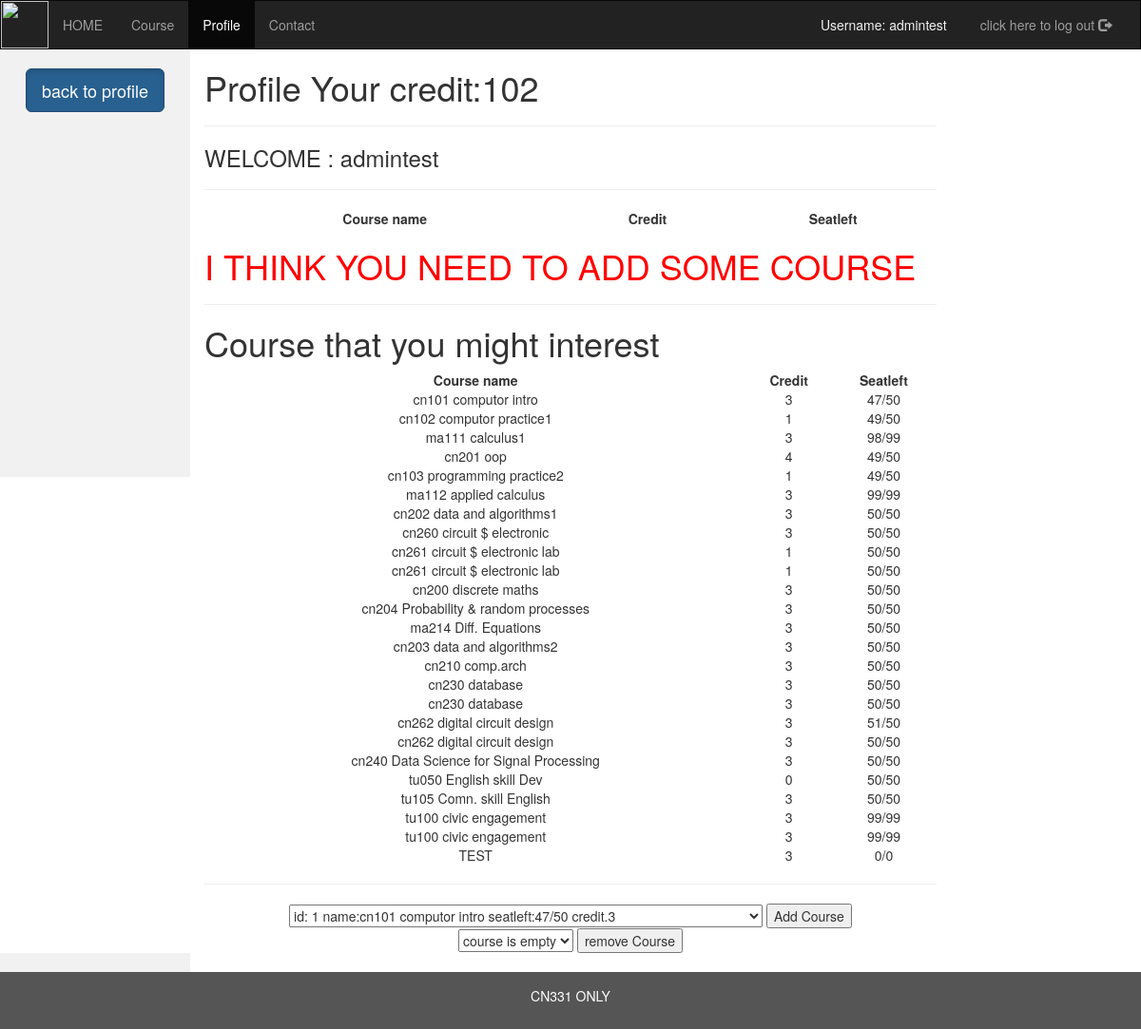
Page /user/reg (signed in) on the earlier database version.
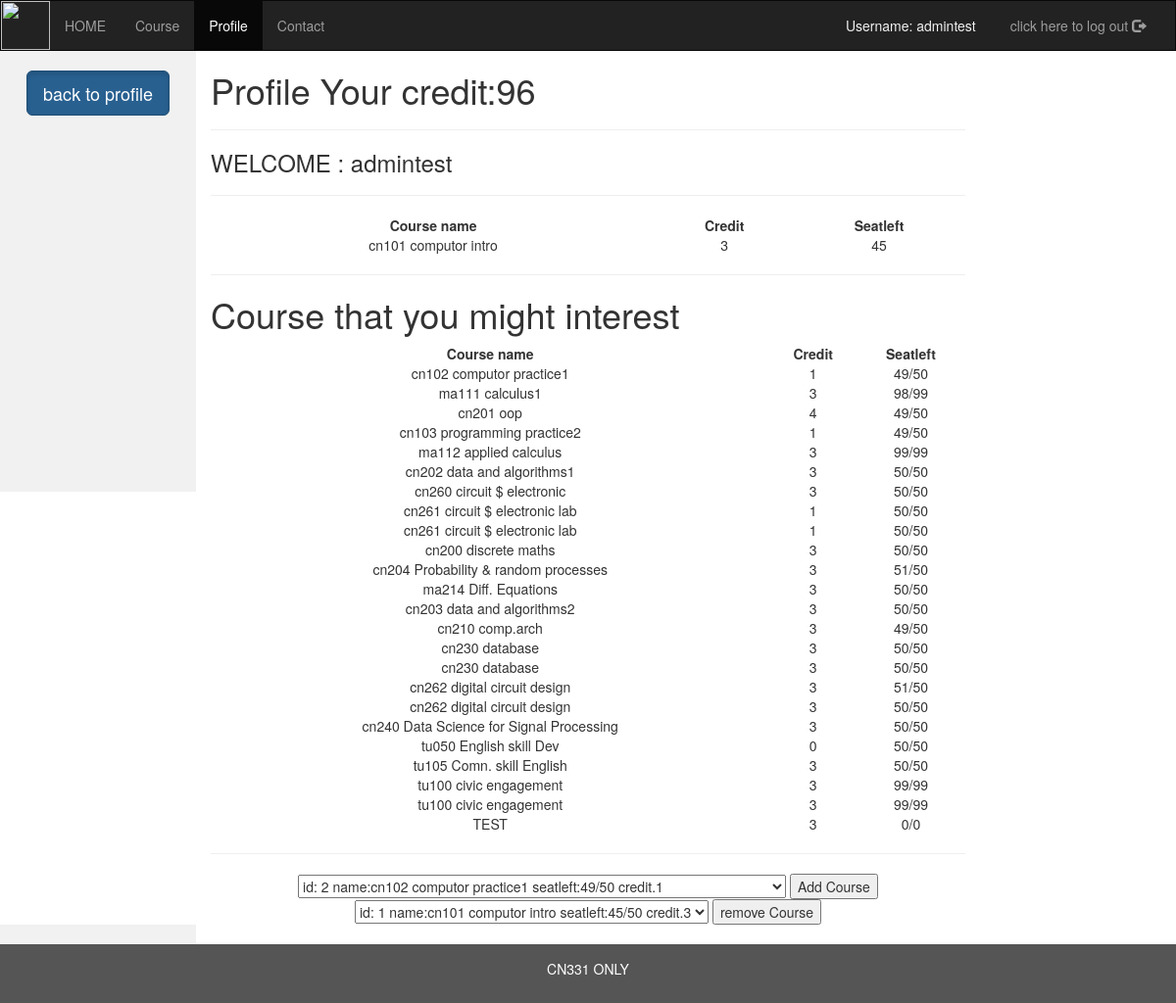
Same page on the later database version.
### reg/models.py (models this page shows, shortened)
class Student(models.Model):
    student_id = models.OneToOneField(
        User, blank=True, on_delete=models.CASCADE,)
    subjects = models.ManyToManyField(
        Course, blank=True, related_name="subjects")
    credit = models.IntegerField(null=True)
    maxCredit = models.IntegerField(null=True)

class Course(models.Model):
    course_id = models.IntegerField(null=True)
    course_name = models.CharField(max_length=64)
    seat = models.IntegerField(null=True)
    maxSeat = models.IntegerField(null=True)
    credit = models.IntegerField(null=True)
    def __str__(self):
        return f"id: {self.course_id} name:{self.course_name} seatleft:{self.seat}/{self.maxSeat} credit.{self.credit}"

### users/views.py (the view)
# urls.py: path("reg", views.reg, name="reg"),
def reg(request):
    stu = get_object_or_404(Student, student_id=request.user).subjects.all()
    studentUser = Student.objects.get(student_id=request.user)
    notCourse = Course.objects.exclude(pk__in=stu)
    stu_list = []
    for c in stu:
        stu_list.append(c)
    return render(request, "users/reg.html", {
        "stu": stu_list,
        "studentUser": studentUser,
        "notCourse": notCourse,
    })

### users/templates/users/reg.html (shortened to what the changed rows need)
{%load static%}
<!DOCTYPE html>
<html lang="en">
<head>
    <link rel="stylesheet" href="https://maxcdn.bootstrapcdn.com/bootstrap/3.4.1/css/bootstrap.min.css">
</head>
<body>
    <div class="container-fluid text-center">
        <div class="row content">
            <div class="col-sm-8 text-left">
                <h1>Profile Your credit:{{ studentUser.credit }}</h1>
                <hr>
                <h3>
                    WELCOME : {{request.user}}
                </h3>
                <hr>
                <p>
                <table style="width:100%">
                    <tr>
                        <th>Course name</th>
                        <th>Credit</th>
                        <th>Seatleft</th>
                    </tr>
                    {% for enableCourse in stu %}
                    <tr>
                        <td>{{enableCourse.course_name}}</td>
                        <td>{{enableCourse.credit}}</td>
                        <td>{{enableCourse.seat}}</td>
                    </tr>
                    {% endfor %}
                </table>
                {%for enableCourse in stu %}
                {%empty%}
                <h1 style="color: red;">I THINK YOU NEED TO ADD SOME COURSE</h1>
                {% endfor%}
                </p>
                <hr>
                <p>
                <h1>Course that you might interest</h1>
                <table style="width:100%">
                    <tr>
                        <th>Course name</th>
                        <th>Credit</th>
                        <th>Seatleft</th>
                    </tr>
                    {%for j in notCourse %}
                    <tr>
                        <td>{{j.course_name}}</td>
                        <td>{{j.credit}}</td>
                        <td>{{j.seat}}/{{j.maxSeat}}</td>
                    </tr>
                    {% endfor %}
                </table>
                <hr>
            </div>
            <div class="sumbit">
                <form action="{% url 'users:addCourse'%}" method="POST">
                    <select name="course">
                        {% for course in notCourse %}
                        <option value="{{ course.id }}">{{course}}</option>
                        {%empty%}
                        <option value=""> course is empty</option>
                        {% endfor%}
                    </select>
                    <input type="submit" value="Add Course">
                </form>
            </div>
            <div class="remove">
                <form action="{% url 'users:rmCourse'%}" method="POST">
                    <select name="course">
                        {% for course in stu %}
                        <option value="{{ course.id }}">{{course}}</option>
                        {%empty%}
                        <option value=""> course is empty</option>
                        {% endfor%}
                    </select>
                    <input type="submit" value="remove Course">
                </form>
            </div>
        </div>
    </div>
</body>
</html>

Differences in the rows shown:
changed Student: credit "102" → "96"
changed Course "cn101 computor intro": moves from the list under "Course that you might interest" to the list under "WELCOME : admintest"
changed Course "cn204 Probability & random processes": seat "50" → "51"
changed Course "cn210 comp.arch": seat "50" → "49"
Other differences:
form field course: "id: 1 name:cn101 computor intro seatleft:47/50 credit.3" → "id: 2 name:cn102 computor practice1 seatleft:49/50 credit.1"
form field course: "course is empty" → "id: 1 name:cn101 computor intro seatleft:45/50 credit.3"
text no longer shown: "I THINK YOU NEED TO ADD SOME COURSE"
